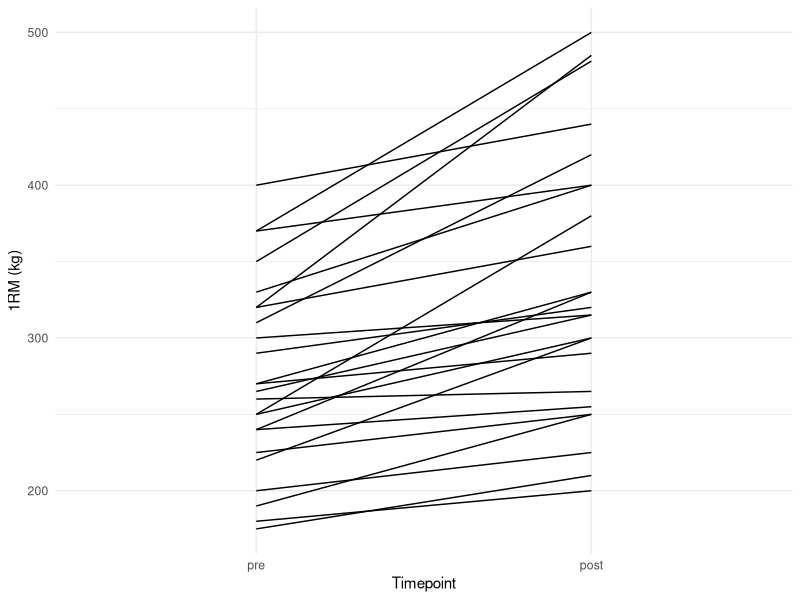
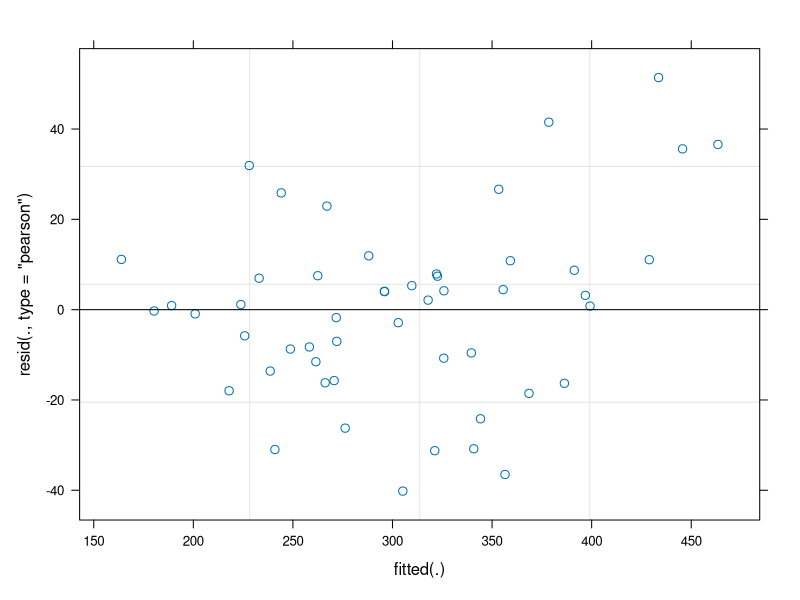
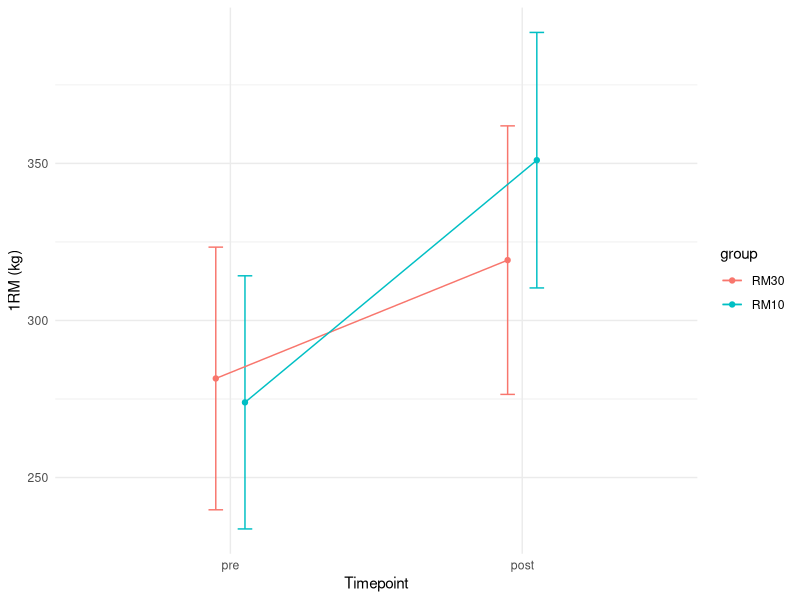
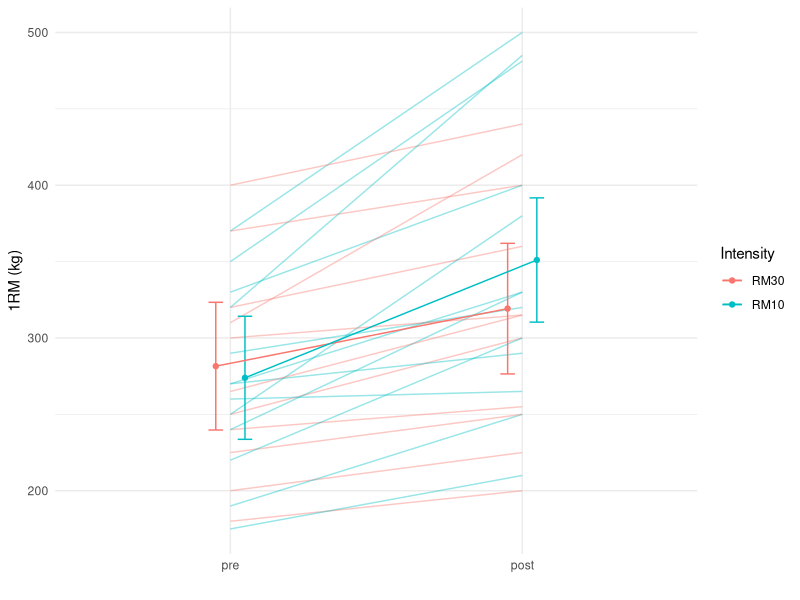

The R source for these figures, in order:
# Laste inn pakker
library(lme4)
library(readxl)
library(tidyverse)
library(broom)
library(lme4)
library(emmeans)
library(cowplot)
library(kableExtra)

# Laste inn data
df <- read_excel("./data/ten_vs_thirty.xlsx", na = "NA")

# Klargjør data for legpress
legpress <- df %>%
  filter(!is.na(load)) %>% # Fjerner forsøkspersoner uten verdier i load
  filter(exercise == "legpress", # Velger ut øvelsen legpress
         timepoint %in% c("pre", "post")) %>% # Velger ut timepoints
  mutate(timepoint = factor(timepoint,
                            levels = c("pre", "post")), # Endre rekkefølgen på timepoints
         group = factor(group,
                        levels = c("RM30", "RM10"))) # Endre rekkefølgen på gruppene. Ønsker å kontrollere for RM30.

legpress # Printer resultatene

# Lager en figur som viser endringene i styrke for hver forsøksperson i de to gruppene
leg.figur <- legpress %>%
  mutate(timepoint = factor(timepoint, levels = c("pre", "post"))) %>%
  ggplot(aes(timepoint, load, group = subject, color)) + # Velger akser og bestemmer farge etter grupper
  geom_line() + # Hver forsøksperson får en linje mellom timepoints
  labs(x = "Timepoint", y = "1RM (kg)") + # Endre akseetiketter
  theme_minimal() # Velger layout på figuren

leg.figur # Printer figuren
# Figuren viser endringer i styrke hos forsøkspersonene uavhengig av gruppe


# Lager en mixed model
# Interessert i å sammenligne endringer de to gruppene fra pre-test til post-test
# En mixed model kan ta høyde for repeterte målinger ved å bruke forsøkspersonen som en "tilfeldig effekt"
# Hver forsøksperson blir sammenlignet mot deres egen "pretest" (intercept)
lmer1 <- lmer(load ~ timepoint * group + (1|subject), data = legpress)

summary(lmer1) # Printer en oppsummering av resultatene til modellen

## Beskrivelse av output fra modellen:
# (Intercept) er gjennomsnittet ved pre-test (10RM)
# timepointpost er forskjellen fra pre-test til post-test
# groupRM10 er forskjellen mellom gruppene (10RM og 30RM) ved pre-test
# timepointpost:groupRM10 er forskjellen mellom gruppene ved post-test

## Variablene vi er interesserte i
# Forskjellen mellom gruppene når vi har kontrollert for pre-test etter en treningsintervensjon
# 39kg forskjell mellom 10RM og 30RM etter intevernsjonen (post-test)



# Plot av residualene
plot(lmer1)
# Variansen i residualene er tilnærmet like stor som "rangen" fitted values, så dette er ok.



## Estimater fra modellen
# Estimert gjennomsnitt ved hvert timepoint i hver gruppe
est <- emmeans(lmer1, specs = ~ timepoint|group) # Spesifiserer hvilke gjennomsnitt som skal kalkuleres

est # Printer resultatene


## Plotter esimatene fra modellen (Estimert gjennomsnitt)
# Objectet "est" må konverteres til en data frame for å kunne plottes
est.figur <- est %>% # Lager et nytt objekt med utgangspunkt i gjennomsnittene fra est
  data.frame() %>%
  mutate(timepoint = factor(timepoint, levels = c("pre", "post"))) %>%
  ggplot(aes(timepoint, emmean, group = group, color = group)) + 
  geom_errorbar(aes(ymin = lower.CL, ymax = upper.CL), # Representerer konfidensintervallene (95% CI)
                position = position_dodge(width = 0.2), # Flytter errorbarene fra hverandre
                width = 0.1) + # Endrer bredden på errorbarene. Det samme med de to linjene under.
  geom_line(position = position_dodge(width = 0.2)) +
  geom_point(position = position_dodge(width = 0.2)) +
  labs(x = "Timepoint", y = "1RM (kg)") + # Endrer akseetiketter
  theme_minimal() # Endrer temaet til figuren
# Figur: Viser estimerte gjennomsnitt for hver gruppe ved timepoint pre og post

est.figur # Printer figuren


raw.est.figur <- est %>%
  # Estimatene fra modellen
  data.frame() %>%
  mutate(timepoint = factor(timepoint, levels = c("pre", "post"))) %>%
  ggplot(aes(timepoint, emmean, group = group, color = group)) +
  #legg til rå-dataene
  geom_line(data = legpress, aes(timepoint, load, group = subject, color = group),
            alpha = 0.4) + # Legg til gjennomsiktighet til linjene
  geom_errorbar(aes(ymin = lower.CL, ymax = upper.CL),
                position = position_dodge(width = 0.2),
                width = 0.1) +
  geom_line(position = position_dodge(width = 0.2)) +
  geom_point(position = position_dodge(width = 0.2)) +
  labs(x = "", y = "1RM (kg)",
       color = "Intensity") + # Nye akseetiketter
  # Fjerner tekst og indikatorer på x-aksen fordi vi skal kombinere dette plottet med et annet, og bruke teksten og indikatorene fra det plottet
  theme(axis.text.x = element_blank(),
        axis.title.x = element_blank()) +
  theme_minimal()
# Figur: Endringer i styrke for hver forsøksperson og estimert gjennomsnitt i hver gruppe ved timepoint pre og post

raw.est.figur # Printer figuren



# Lagrer konfidensintervallene
# Henter 95% konfindensintervall fra hver av koeffisientene
konfidensintervall <- confint(lmer1)
konfidensintervall
# Konfidensintervallet ved post inneholder ikke 0. Det vil si at vi har bevis mot nullhypotesen som sier at det ikke er noen forskjell mellom de to gruppene. Det er en forskjell.


# Lagrer regresjonskoeffisientene
# Henter estimatene fra interaksjonskoeffisientene fra modellen
koef <- summary(lmer1)$coef
koef


# Bruker cbind for å kombinere konfidensintervallene med koeffisientene.
sum1 <- cbind(koef, data.frame(konfidensintervall)[3:6, ])
sum1


# Lager en tabell ved hjelp av kable
koeftabell <- sum1 %>%
  kable(col.names = c("Estimat", "Std. Error", "t-verdi", "CI 2,5%", "CI 97,5%"), # Navn på overskrifter
        digits = c(1,1,2,1,1), # Bestemmer antall desimaler
        caption = "Tabell 1: Estimater fra koeffisientene, standard error, t-statistikk, nedre og øvre
        konfidensintervall ved pre- og post-test i begge gruppene") %>%
  kable_classic()

koeftabell


# Plott for å vise anbefalt intensitet for utvikling av styrke. 
# Estimatene for "timepointpost" og "timepointpost:groupRM10"

# Redusere dataene og plotte dem slik at de viser forskjellene på gruppene ved post-test.
est.diff.figur <- sum1 %>%
  mutate(koef = rownames (.)) %>%
  # Filtrerer variablene
  filter(koef %in% c("timepointpost:groupRM10")) %>%
  # Lager en "timepointvariabel" for å presentere legpress datasettet
  mutate(timepoint = gsub("timepoint", "", koef),
         timepoint = gsub(":groupRM10", "", timepoint)) %>%
  # Legger til en rad slik at pre-test er representert
  add_row(timepoint = "pre", koef = "pre") %>%
  # Fikser rekkefølgen til timepoint variabelen
  mutate(timepoint)
